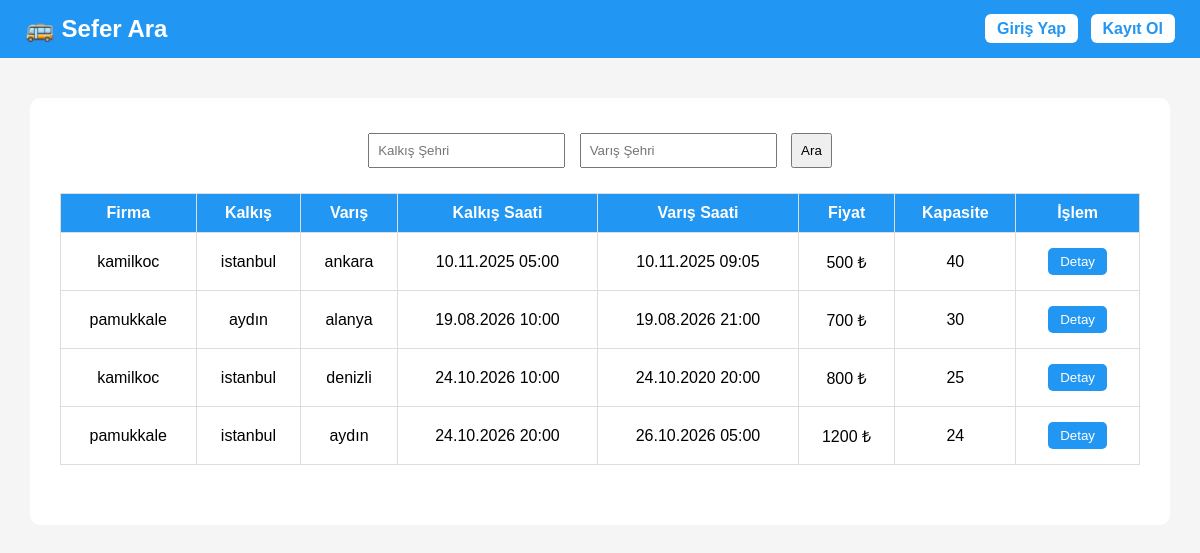
The page / on the database its author committed.
### tables this page shows
CREATE TABLE trips (
        id TEXT PRIMARY KEY,         -- UUID
        company_id TEXT NOT NULL,    -- FK
        destination_city TEXT NOT NULL,
        arrival_time TEXT NOT NULL,
        departure_time TEXT NOT NULL,
        departure_city TEXT NOT NULL,
        price INTEGER NOT NULL,
        capacity INTEGER NOT NULL,
        created_at TEXT DEFAULT CURRENT_TIMESTAMP,
        FOREIGN KEY (company_id) REFERENCES bus_companies(id) ON DELETE CASCADE
    );

CREATE TABLE bus_companies (
        id TEXT PRIMARY KEY,        -- UUID
        name TEXT NOT NULL UNIQUE,
        logo_path TEXT,
        created_at TEXT DEFAULT CURRENT_TIMESTAMP
    );

### index.php (the view, shortened to what this page needs)
<?php
$db = new PDO('sqlite:' . __DIR__ . '/database/database.sqlite');
$db->setAttribute(PDO::ATTR_ERRMODE, PDO::ERRMODE_EXCEPTION);
$db->exec('PRAGMA foreign_keys = ON;');
function e(string $str): string { return htmlspecialchars($str, ENT_QUOTES, 'UTF-8'); }
$results = [];
if (empty($results)) {
    $stmt = $db->prepare("
        SELECT t.*, c.name AS company_name
        FROM trips t
        JOIN bus_companies c ON t.company_id = c.id
        ORDER BY datetime(t.departure_time)
    ");
    $stmt->execute();
    $results = $stmt->fetchAll(PDO::FETCH_ASSOC);
}
?>
<!DOCTYPE html>
<html lang="tr">
<head>
</head>
<body>
<header>
    <h2>🚌 Sefer Ara</h2>
    <div class="auth-buttons">
        <?php if (isset($_SESSION['user'])): ?>
            <?php
                $role = $_SESSION['user']['role'] ?? '';
                $panel = match ($role) {
                    'admin' => 'admin_panel.php',
                    'company' => 'company_panel.php',
                    'user' => 'user_panel.php',
                    default => '#'
                };
            ?>
            <a href="<?= e($panel) ?>">
                👋 <?= e($_SESSION['user']['full_name'] ?? $_SESSION['user']['email'] ?? 'Kullanıcı') ?>
            </a>
            <a href="logout.php">Çıkış Yap</a>
        <?php else: ?>
            <a href="login.php">Giriş Yap</a>
            <a href="register.php">Kayıt Ol</a>
        <?php endif; ?>
    </div>
</header>
<div class="container">
    <form method="POST">
        <input type="text" name="departure_city" placeholder="Kalkış Şehri" required>
        <input type="text" name="destination_city" placeholder="Varış Şehri" required>
        <button type="submit">Ara</button>
    </form>
    <?php if ($results): ?>
    <table>
        <tr>
            <th>Firma</th>
            <th>Kalkış</th>
            <th>Varış</th>
            <th>Kalkış Saati</th>
            <th>Varış Saati</th>
            <th>Fiyat</th>
            <th>Kapasite</th>
            <th>İşlem</th>
        </tr>
        <?php foreach ($results as $r): ?>
        <tr>
            <td><?= e($r['company_name']) ?></td>
            <td><?= e($r['departure_city']) ?></td>
            <td><?= e($r['destination_city']) ?></td>
            <td><?= e(date('d.m.Y H:i', strtotime($r['departure_time']))) ?></td>
            <td><?= e(date('d.m.Y H:i', strtotime($r['arrival_time']))) ?></td>
            <td><?= (int)$r['price'] ?> ₺</td>
            <td><?= (int)$r['capacity'] ?></td>
            <td><button class="buy-btn" data-trip="<?= e($r['id']) ?>">Detay</button></td>
        </tr>
        <?php endforeach; ?>
    </table>
    <?php else: ?>
        <p style="text-align:center;">❌ Henüz aktif sefer bulunamadı.</p>
    <?php endif; ?>
</div>
</body>
</html>

### index.php (style rules this page uses)
body { font-family: Arial, sans-serif; background:#f5f5f5; margin:0; padding:0; }
header { background:#2196f3; color:white; padding:15px 25px; display:flex; justify-content:space-between; align-items:center; }
header h2 { margin:0; display:flex; align-items:center; gap:8px; }
header .auth-buttons a, header .auth-buttons span { background:white; color:#2196f3; text-decoration:none; padding:6px 12px; margin-left:8px; border-radius:6px; font-weight:bold; transition:background 0.3s; }
.container { width: 90%; margin: 40px auto; background:white; padding:30px; border-radius:10px; text-align:center; }
form { display:inline-block; }
input, button { padding:8px; margin:5px; }
table { width:100%; border-collapse:collapse; margin-top:20px; }
th, td { border:1px solid #ddd; padding:10px; text-align:center; }
th { background:#2196f3; color:white; }
button.buy-btn { background:#2196f3; color:white; border:none; padding:6px 12px; border-radius:5px; cursor:pointer; }

### rows shown on the page
trips: company.name "kamilkoc", departure_city "istanbul", destination_city "ankara", departure_time "10.11.2025 05:00", arrival_time "10.11.2025 09:05", price "500", capacity "40"
trips: company.name "pamukkale", departure_city "aydın", destination_city "alanya", departure_time "19.08.2026 10:00", arrival_time "19.08.2026 21:00", price "700", capacity "30"
trips: company.name "kamilkoc", departure_city "istanbul", destination_city "denizli", departure_time "24.10.2026 10:00", arrival_time "24.10.2020 20:00", price "800", capacity "25"
trips: company.name "pamukkale", departure_city "istanbul", destination_city "aydın", departure_time "24.10.2026 20:00", arrival_time "26.10.2026 05:00", price "1200", capacity "24"
